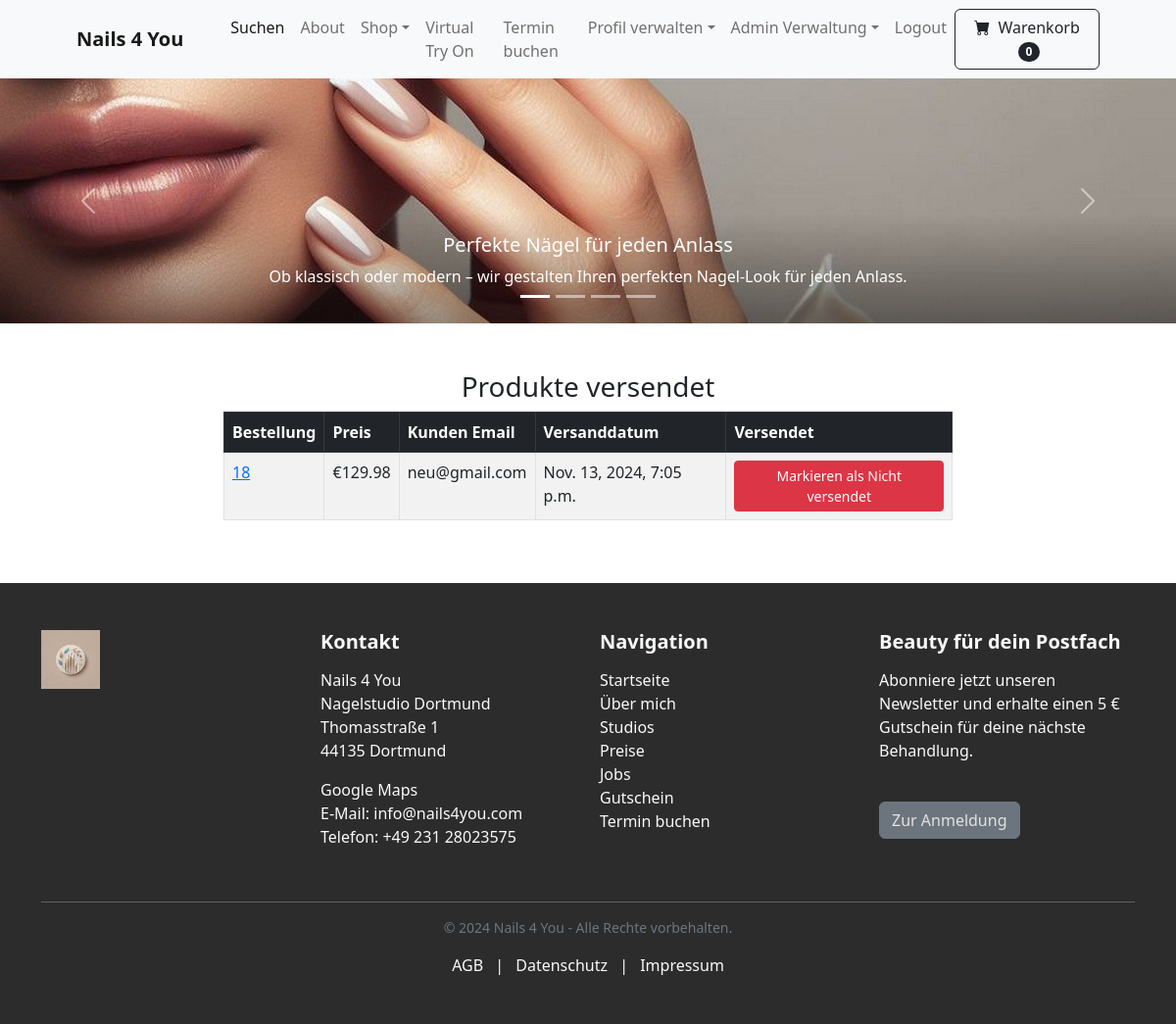
The page /payment/shipped_dash (signed in) on the database its author committed.
### payment/models.py (models this page shows, shortened)
class Order(models.Model):
	user = models.ForeignKey(User, on_delete=models.CASCADE, null=True, blank=True)
	full_name = models.CharField(max_length=250)
	email = models.EmailField(max_length=250)
	shipping_address = models.TextField(max_length=15000)
	amount_paid = models.DecimalField(max_digits=7, decimal_places=2)
	date_ordered = models.DateTimeField(auto_now_add=True)
	shipped = models.BooleanField(default=False)
	date_shipped = models.DateTimeField(blank=True, null=True)
	invoice = models.CharField(max_length=250, null=True, blank=True)
	paid = models.BooleanField(default=False)

### payment/views.py (the view, shortened to what this page needs)
# urls.py: path('shipped_dash', views.shipped_dash, name='shipped_dash'),
def shipped_dash(request):
	if request.user.is_authenticated and request.user.is_superuser:
		orders = Order.objects.filter(shipped=True)
		return render(request, "payment/shipped_dash.html", {"orders":orders})
	else:
		messages.success(request, "Zugriff verweigert")
		return redirect('index')

### cart/cart.py (called while the page is built)
    def __len__(self):
        return len(self.cart)

### cart/context_processors.py (called while the page is built)
def cart(request):
    return {'cart': Cart(request)}

### payment/templates/payment/shipped_dash.html (shortened to what this page needs)
{% extends 'base.html' %}
{% block content %}
        <div class="container">
        	<div class="row">
        		<center>
        			<div class="col-8">
        				<br/><br/>
<h3>Produkte versendet</h3>
<table class="table table-striped table-hover table-bordered">
  <thead class="table-dark">
    <tr>
      <th scope="col">Bestellung</th>
      <th scope="col">Preis</th>
      <th scope="col">Kunden Email</th>
      <th scope="col">Versanddatum</th>
      <th scope="col">Versendet</th>
    </tr>
  </thead>
  <tbody>
    {% for item in orders %}
    <tr>
      <td><a href="{% url 'orders' item.id %}">{{ item.id }}</a></td>
      <td>€{{ item.amount_paid }}</td>
      <td>{{ item.email }}</td>
      <td>{{ item.date_shipped }}</td>
       <td>
        <form method="POST">
          <button type="Submit" class="btn btn-danger btn-sm">Markieren als Nicht versendet</button>
        </form>
      </td>
    </tr>
    {% endfor %}
  </tbody>
</table>
<br/><br/>
        			</div>
        		</center>
        	</div>
        </div>
{% endblock %}

### rows shown on the page
Order: id "18", amount_paid "129.98", email "neu@gmail.com", date_shipped "Nov. 13, 2024, 7:05 p.m."

### other values the page prints
{{ cart|length }} "0"
